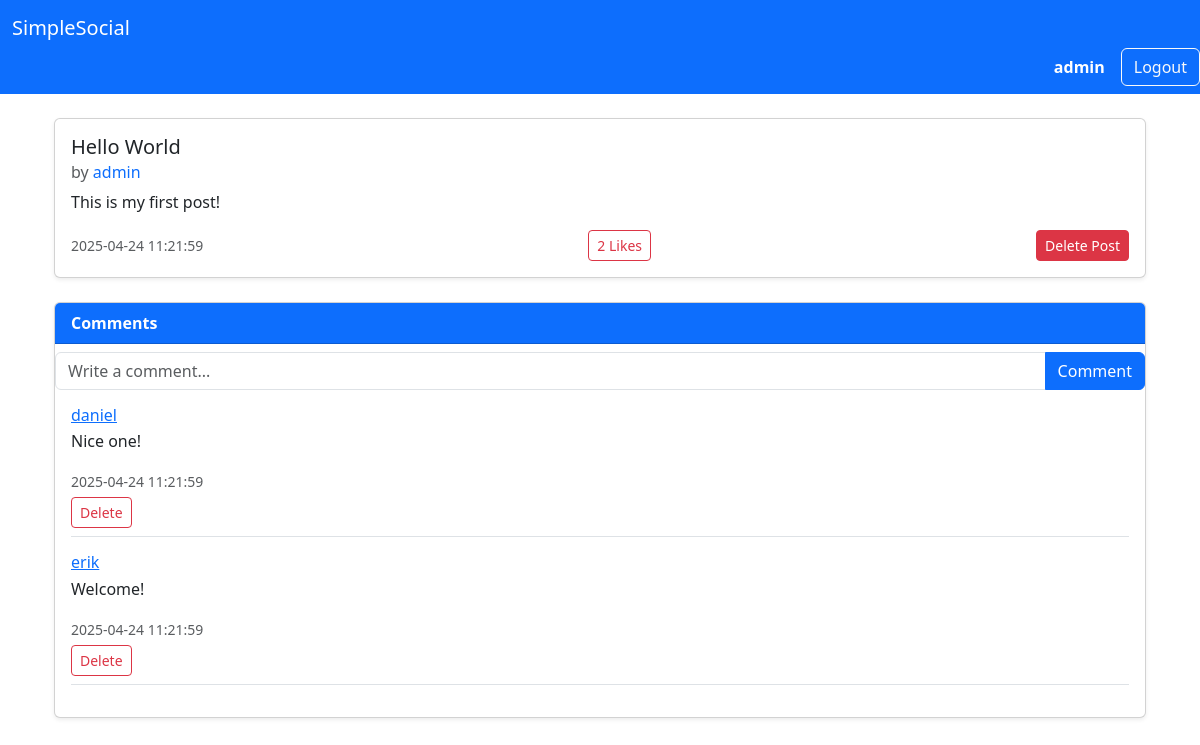
Page /post/1 (signed in) on the committed database.
### tables this page shows
CREATE TABLE posts (
    post_id INTEGER PRIMARY KEY,
    user_id INTEGER NOT NULL,
    title TEXT NOT NULL,
    content TEXT NOT NULL,
    date TIMESTAMP DEFAULT CURRENT_TIMESTAMP,
    FOREIGN KEY (user_id) REFERENCES users (user_id)
);

CREATE TABLE users (
    user_id INTEGER PRIMARY KEY,
    username VARCHAR(15) UNIQUE NOT NULL,
    password VARCHAR(255) NOT NULL,
    email VARCHAR(50) UNIQUE NOT NULL,
    role TEXT NOT NULL CHECK(role IN ('admin', 'user')),
    date TIMESTAMP DEFAULT CURRENT_TIMESTAMP
);

CREATE TABLE comments (
    comment_id INTEGER PRIMARY KEY,
    post_id INTEGER NOT NULL,
    user_id INTEGER NOT NULL,
    content TEXT NOT NULL,
    date TIMESTAMP DEFAULT CURRENT_TIMESTAMP,
    FOREIGN KEY (post_id) REFERENCES posts (post_id),
    FOREIGN KEY (user_id) REFERENCES users (user_id)
);

### app.py (the view)
@app.route("/post/<int:post_id>", methods=["GET"])
def post(post_id):
    db = get_db()
    post = select_post_by_id(db, post_id)
    if not post:
        abort(404)
    comments = select_comments_by_post_id(db, post_id)
    return render_template('post.html', post=post, comments=comments)

### app.py (called while the page is built)
def get_db():
    if not hasattr(g, "_database"):
        print("Creating new database connection")
        g._database = create_connection(database)
    return g._database

@app.teardown_appcontext
def teardown_db(error):
    db = getattr(g, '_database', None)
    if db is not None:
        print("Closing database connection")
        db.close()

### setup_db.py (called while the page is built)
def create_connection(db_file):
    conn = None
    try:
        conn = sqlite3.connect(db_file)
        return conn
    except Error as e:
        print(f"Error: {e}")
    return conn

def select_post_by_id(conn, post_id):
    try:
        conn.row_factory = sqlite3.Row
        cur = conn.cursor()
        sql = """
        SELECT p.post_id, p.title, p.content,
        p.date AS post_date,
        u.username AS post_author,
        (
            SELECT COUNT(*)
            FROM likes l
            WHERE l.post_id = p.post_id
        ) AS like_count
        FROM posts p
        JOIN users u ON p.user_id = u.user_id
        WHERE p.post_id = ?
        """
        cur.execute(sql, (post_id,))
        return cur.fetchone()
    except Exception as e:
        print("Error fetching post by ID:", e)
        return None

def select_comments_by_post_id(conn, post_id):
    try:
        conn.row_factory = sqlite3.Row
        cur = conn.cursor()
        sql = """
        SELECT c.comment_id, c.content, c.date AS comment_date, u.username AS comment_author
        FROM comments c
        JOIN users u ON c.user_id = u.user_id
        WHERE c.post_id = ?
        ORDER BY c.date ASC
        """
        cur.execute(sql, (post_id,))
        return cur.fetchall()
    except Exception as e:
        print("Error fetching comments:", e)
        return []

### templates/post.html (shortened to what this page needs)
{% extends "base.html" %}
{% block content %}
<div class="container mt-4">
    <div class="card mb-4 shadow-sm">
        <div class="card-body">
            <h5 class="card-title">{{ post.title }}</h5>
            <h6 class="card-subtitle text-muted mb-2">
                by
                <a href="{{ url_for('profile', username=post.post_author) }}" class="text-decoration-none">
                    {{ post.post_author }}
                </a>
            </h6>
            <p class="card-text">{{ post.content }}</p>
            <div class="d-flex justify-content-between align-items-center">
                <small class="text-muted">{{ post.post_date }}</small>
                <form method="POST" action="{{ url_for('like_post') }}">
                    <button type="submit" class="btn btn-sm btn-outline-danger">
                        {{ post.like_count }} Likes
                    </button>
                </form>
                {% if session.username == post.post_author or session.role == "admin" %}
                <form method="POST" action="{{ url_for('delete_post', post_id=post.post_id) }}">
                    <button type="submit" class="btn btn-sm btn-danger">Delete Post</button>
                </form>
                {% endif %}
            </div>
        </div>
    </div>
    <div class="card mb-4 shadow-sm">
        <div class="card-header bg-primary text-white">
            <strong>Comments</strong>
        </div>
        <form method="POST" action="{{ url_for('comment_post', post_id=post.post_id) }}">
            <div class="input-group mt-2">
                <input type="text" name="content" class="form-control" maxlength="255" placeholder="Write a comment..." required>
                <button type="submit" class="btn btn-primary">Comment</button>
            </div>
        </form>
        <div class="card-body">
            {% for comment in comments %}
            <div class="mb-3 border-bottom pb-2">
                <h6 class="mb-1">
                    <a href="{{ url_for('profile', username=comment.comment_author) }}">
                      {{ comment.comment_author }}
                    </a>
                  </h6>                <p>{{ comment.content }}</p>
                <small class="text-muted">{{ comment.comment_date }}</small>
                {% if session.username == comment.comment_author or session.role == "admin" %}
                <form method="POST" action="{{ url_for('delete_comment', comment_id=comment.comment_id) }}">
                    <button type="submit" class="btn btn-sm btn-outline-danger btn-sm mt-1">Delete</button>
                </form>
                {% endif %}
            </div>
            {% else %}
            <p class="text-muted">No comments yet.</p>
            {% endfor %}
        </div>
    </div>
{% endblock %}

### rows in the picture
posts: title "Hello World", content "This is my first post!", post_date "2025-04-24 11:21:59"
users: post_author "admin"
comments: comment_author "daniel", content "Nice one!", comment_date "2025-04-24 11:21:59"
comments: comment_author "erik", content "Welcome!", comment_date "2025-04-24 11:21:59"

### other values in the picture
{{ session.get('username') }} "admin"
{{ post.like_count }} "2"
